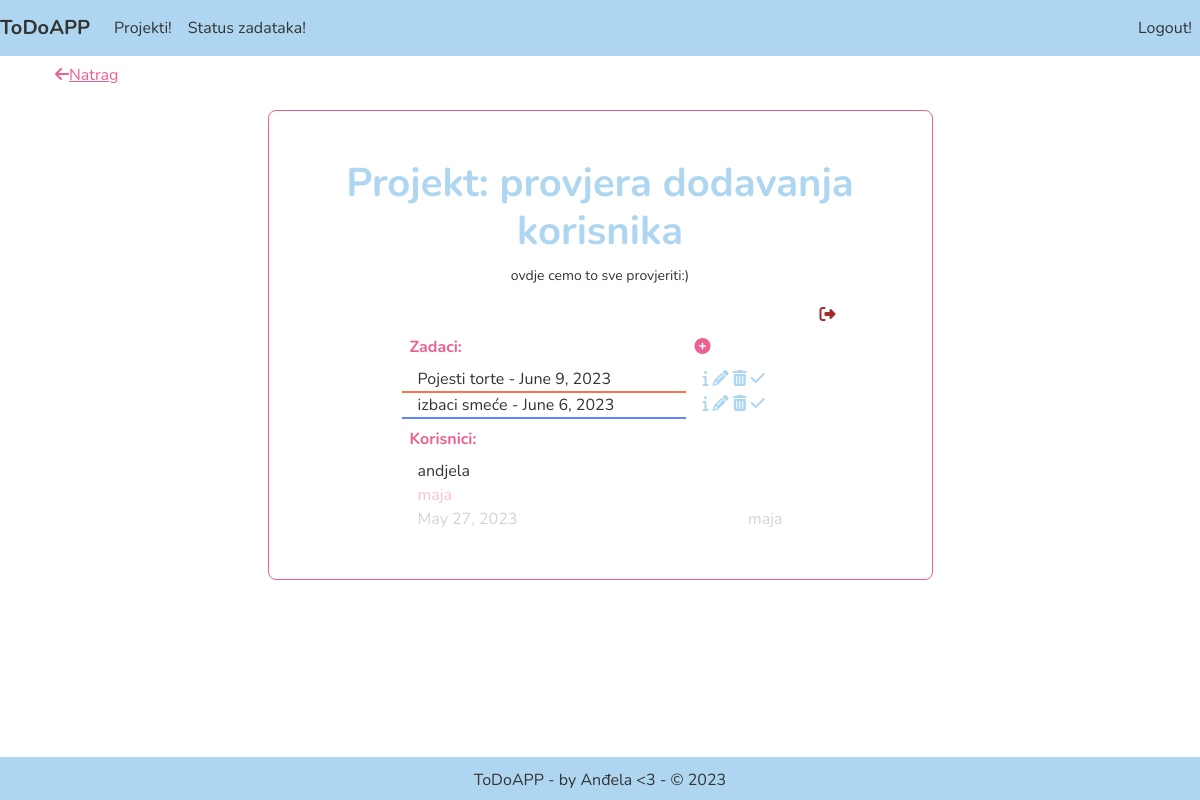
The page /project/8 (signed in) on the database as committed earlier.
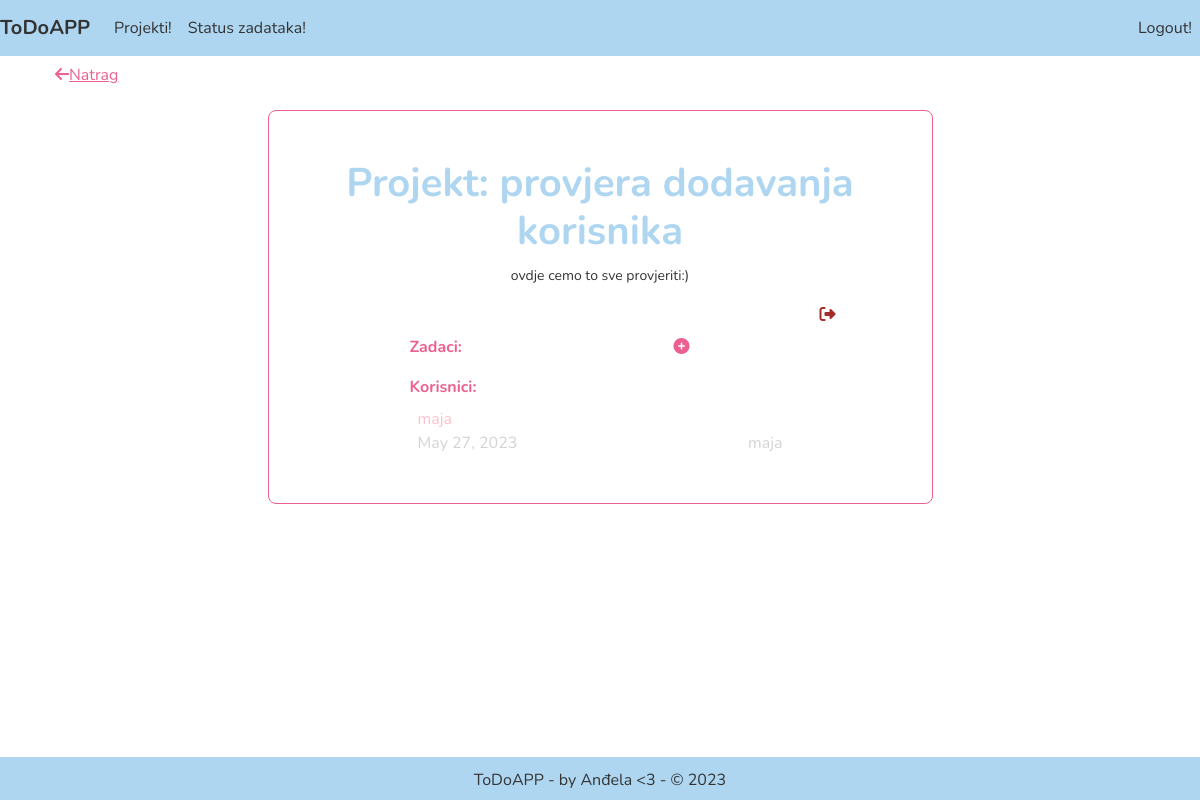
The same page on the database as committed later.
### projects/models.py (models this page shows, shortened)
class Project(models.Model):
    creator = models.ForeignKey(User, on_delete=models.SET_NULL, null=True, blank=True, related_name="projects")
    title = models.CharField(max_length=200, null=True, blank=True)
    description = models.TextField(null=True, blank=True)
    created = models.DateTimeField(auto_now_add=True)
    class Meta:
        ordering = ['created']

class Chore(models.Model):
    name = models.CharField(max_length=500)
    creator = models.ForeignKey(User, on_delete=models.SET_NULL, null=True, blank=True, related_name="chores")
    description = models.TextField(null=True, blank=True)
    created = models.DateTimeField(auto_now_add=True)
    deadline = models.DateTimeField()
    project = models.ForeignKey(Project, on_delete=models.CASCADE, null=True, blank=True, related_name="chores")
    chore_status = models.ForeignKey(ChoreStatus, on_delete=models.CASCADE, null=True, blank=True,
                                     related_name="chores")

class ProjectUser(models.Model):
    user = models.ForeignKey(User, on_delete=models.CASCADE, related_name='project_users')
    project = models.ForeignKey(Project, on_delete=models.CASCADE, related_name='project_users')

### projects/views.py (the view)
# urls.py: path('project/<int:pk>', ProjectDetailHome.as_view(), name='project'),
class ProjectDetailHome(LoginRequiredMixin, DetailView):
    model = Project
    context_object_name = 'project'
    template_name = 'projects/project.html'
    def get_context_data(self, **kwargs):
        context = super().get_context_data(**kwargs)
        project = self.object
        today = datetime.date.today()
        upcoming_chores = project.chores.filter(deadline__gte=today).order_by('deadline')
        past_chores = project.chores.filter(deadline__lt=today).order_by('-deadline')
        context['chores'] = list(upcoming_chores) + list(past_chores)
        project_users = list(project.project_users.all())
        context['users'] = project_users
        return context

### projects/templates/projects/project.html (shortened to what this page needs)
{% extends 'projects/layout.html' %}
{% block content %}
    <div style="width: 100%">
        <a style="float: left; display: block" href="#" onclick="history.back();" class="btn"> <u
                style="color: #EC6091;"><i class="fa fa-arrow-left" aria-hidden="true" style="color: #EC6091;"></i>Natrag</u></a>
    </div>
    <div class="col-7 m-auto details mt-3 p-5">
        <h1><b style="color: #AED6F1">Projekt: {{ project.title }}</b></h1>
        <p><small>{{ project.description }}</small></p>
        <div class="detail-icon-left col-12 mx-5" style="float: right;text-align: right">
        {% if  project.creator != request.user %}
                    <a href="{% url 'delete_user' project_id=project.id user_id=request.user.id  %}" ><i class="fa fa-sign-out" aria-hidden="true" style="color: brown"></i></a>
        {% endif %}
        </div>
        <table class="table table-details table-borderless m-auto">
            <thead>
            <tr>
                <th style="color: #EC6091">Zadaci:</th>
                <th><a href="{% url 'chore-create' project_id=project.id %}" title="Dodaj zadatak"><i
                        class="fa fa-plus-circle" style="color: #EC6091" aria-hidden="true"></i></a></th>
            </tr>
            </thead>
            {% for i in chores %}
                <tr>
                    <td style="border-bottom: 2px solid {{ i.chore_status.color }}">{{ i.name }} - {{ i.deadline.date }} </td>
                    <td style="width: 7rem;"><a href="{% url 'chore' i.id %}"
                           title="Info {{ i.name }}!"
                           class="detail-icon-right-del"><i
                            class="fa fa-info" aria-hidden="true" style="color: #AED6F1"></i></a>
                        {% if i.creator == request.user or project.creator == request.user %}
                            <a href="{% url 'chore-edit' i.id %}"
                               title="Uredi {{ i.name }}!"
                               class="detail-icon-right-del"><i
                                    class="fa fa-pencil" aria-hidden="true" style="color: #AED6F1"></i></a>
                            <a href="{% url 'chore-delete' i.id %}"
                               title="Obriši {{ i.name }}!" class="detail-icon-right-del"><i
                                    class="fa fa-trash" aria-hidden="true" style="color: #AED6F1"></i></a>
                        {% endif %}
                            <a href="{% url 'chore-status' i.id %}"
                               title="promjeni status zadatka: {{ i.name }}!" class="detail-icon-right-del"><i
                                    class="fa fa-check" aria-hidden="true" style="color: #AED6F1"></i></a></td>
                </tr>
            {% endfor %}
            <thead>
            <tr>
                <th style="color: #EC6091">Korisnici:</th>
            </tr>
            </thead>
            {% for i in users %}
                <tr>
                    <td>{{ i.user.username }}</td>
                </tr>
            {% endfor %}
            <tr>
                <td style="color: pink">{{ project.creator }}</td>
            </tr>
            <tr>
                <td style="color: lightgrey">{{ project.created.date }}</td>
                <td style="text-align: right; color: lightgray">{{ project.creator }}</td>
            </tr>
        </table>
    </div>
{% endblock content %}

### projects/templates/projects/layout.html (shortened to what this page needs)
<!DOCTYPE html>
<html>
<link href="https://cdn.jsdelivr.net/npm/bootstrap@5.0.2/dist/css/bootstrap.min.css" rel="stylesheet"
>
<head>
    <link rel="stylesheet" href="//code.jquery.com/ui/1.12.1/themes/base/jquery-ui.css">
</head>
<body>
{% if request.user.is_authenticated %}
    <div class="navbar-modify">
        <nav class="navbar navbar-expand-lg">
            <a class="navbar-brand" href="{% url 'projects' %}"><b style="color: #333333">ToDoAPP</b></a>
            <div class="collapse navbar-collapse" id="navbarNav">
                <ul class="navbar-nav">
                    <li class="nav-item">
                        <a class="nav-link" href="{% url 'projects' %}">Projekti!</a>
                    </li>
                    <li class="nav-item">
                        <a class="nav-link" href="{% url 'chore-status-list' %}">Status zadataka!</a>
                    </li>
                </ul>
                <ul class="navbar-nav ms-auto">
                    <li class="nav-item">
                        <a class="nav-link" href="{% url 'logout' %}">Logout!</a>
                    </li>
                </ul>
            </div>
        </nav>
    </div>
{% else %}
    <div class="navbar-modify">
        <nav class="navbar navbar-expand-lg">
            <a class="navbar-brand" href=""><b style="color: #333333">Wellcome to ToDoAPP</b></a>
        </nav>
    </div>
{% endif %}
<div class="container main">
    <main role="main" class="row" style="padding-bottom: 5rem !important;">
        {% block content %}
        {% endblock content %}
    </main>
</div>
<footer class="footer ">
    <div class="container">
        ToDoAPP - by Anđela <3 - &copy; 2023
    </div>
</footer>
</body>
</html>

### projects/templates/projects/layout.html (style rules this page uses)
* { font-family: 'Nunito', sans-serif; color: #333333; }
.navbar-modify { background: #AED6F1; text-decoration: none; color: #EC6091; }
.nav-link { color: #333333; transition: border-bottom-color .30s ease-in-out; }
html, body { height: 100%; margin: 0; }
body { display: flex; text-align: center; flex-direction: column; }
.main { height: 100%; }
.footer { position: fixed; left: 0; bottom: 0; width: 100%; padding-bottom: 0.5rem; padding-top: 0.7rem; background-color: #AED6F1; }
.details { border: #EC6091 1px solid; border-radius: 0.5rem; }
.table-details { width: 70%; padding: 0 3rem; text-align: left; }
.table-details tr td { padding: 0 1rem; }
.table tr { border: 0 !important; }

Rows that differ between the two databases and show on the page:
removed Chore: name "Pojesti torte", deadline "June 9, 2023"
removed Chore: name "izbaci smeće", deadline "June 6, 2023"
removed ProjectUser: user.username "andjela"
